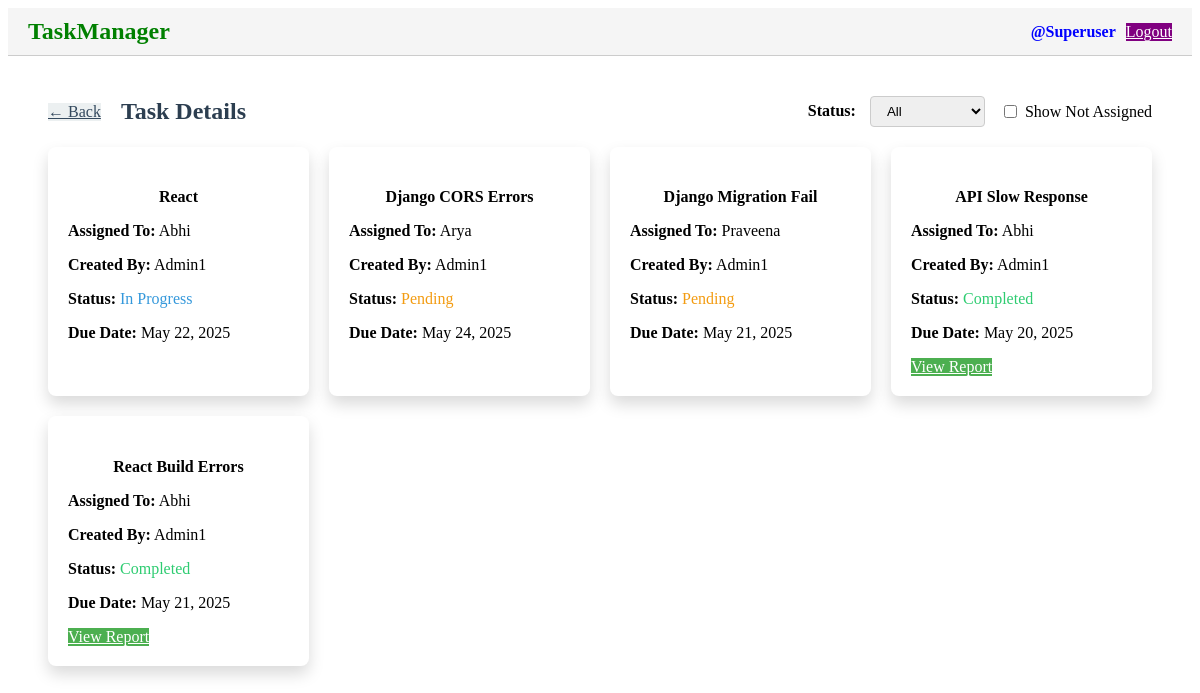
/adminpanel/tasks/ (signed in), run on the app's committed database.
### taskmanager/models.py (models this page shows, shortened)
class CustomUser(AbstractBaseUser,PermissionsMixin):
    id = models.UUIDField(primary_key=True, default=uuid.uuid4, editable=False)
    username = models.CharField(max_length=30, unique=True, null=False, blank=False)
    password = models.CharField(max_length=30, null=False)
    role = models.CharField(max_length=30, choices=Role.choices, default=Role.USER)
    is_active = models.BooleanField(default=True)
    is_staff = models.BooleanField(default=False)
    is_superuser=models.BooleanField(default=False)
    USERNAME_FIELD = 'username'
    REQUIRED_FIELDS = []
    objects = CustomUserManager()

class Task(models.Model):
    id = models.UUIDField(primary_key=True, default=uuid.uuid4, editable=False)
    title = models.CharField(max_length=255)
    description = models.TextField()
    assigned_to = models.ForeignKey(CustomUser, on_delete=models.CASCADE, related_name='assigned_tasks',null=True,blank=True)
    created_by = models.ForeignKey(CustomUser, on_delete=models.SET_NULL, null=True, blank=True, related_name='created_tasks')
    due_date = models.DateField()
    status = models.CharField(max_length=20, choices=StatusChoices.choices, default=StatusChoices.PENDING)
    completion_report = models.TextField(blank=True, null=True)
    worked_hours = models.PositiveIntegerField(blank=True, null=True)

### taskmanager/views/task_views.py (the view)
# urls.py: path('adminpanel/tasks/', task_list, name='task_list'),
@login_required
def task_list(request):
    if request.user.role not in [Role.ADMIN, Role.SUPERUSER]:
        return render(request, "login.html", {"error": "Unauthorized access"})
    tasks = Task.objects.all().select_related('assigned_to')
    return render(request, "task_details.html", {"tasks": tasks})

### taskmanager/templates/task_details.html (shortened to what this page needs)
{% extends "base.html" %}
{% load static %}
{% block content %}
<div class="task-page">
  <div class="task-header">
    <div class="task-header-left">
      <a href="{% url 'admin_panel' %}" class="mui-btn mui-btn--raised back-btn">← Back</a>
      <h2 class="task-title">Task Details</h2>
    </div>
    <div class="task-header-right">
      <div class="filter-group">
        <label for="statusFilter"><strong>Status:</strong></label>
        <select id="statusFilter" class="mui-select">
          <option value="All">All</option>
        </select>
      </div>
      <label class="checkbox-label">
        <input type="checkbox" id="notAssignedOnly"> Show Not Assigned
      </label>
    </div>
  </div>
  <div class="task-grid">
    {% for task in tasks %}
    <div class="task-card"
         data-status="{{ task.status|lower }}"
         data-assigned="{% if task.assigned_to %}assigned{% else %}none{% endif %}">
      <h4 class="task-title-centered">{{ task.title }}</h4>
      <p><strong>Assigned To:</strong> {{ task.assigned_to.username|default:"Not Assigned" }}</p>
      <p><strong>Created By:</strong> {{ task.created_by.username|default:"Unknown" }}</p>
      <p><strong>Status:</strong>
        {% if task.status == "Pending" %}
          <span class="status-pending">Pending</span>
        {% elif task.status == "InProgress" %}
          <span class="status-inprogress">In Progress</span>
        {% elif task.status == "Completed" %}
          <span class="status-completed">Completed</span>
        {% endif %}
      </p>
      <p><strong>Due Date:</strong> {{ task.due_date }}</p>
      <div class="task-actions">
        {% if task.status == "Completed" %}
        <a href="#" class="mui-btn mui-btn--small mui-btn--raised view-report-btn">View Report</a>
        {% endif %}
      </div>
    </div>
    {% empty %}
    <p class="no-tasks-message">No tasks available.</p>
    {% endfor %}
  </div>
</div>
{% endblock %}

### taskmanager/templates/base.html (shortened to what this page needs)
{% load static %}
<!DOCTYPE html>
<html lang="en">
<head>
    <link href="{% static 'css/login.css' %}" rel="stylesheet">
    <link href="https://cdn.muicss.com/mui-0.10.3/css/mui.min.css" rel="stylesheet">
    <link href="{% static 'css/style.css' %}" rel="stylesheet">
</head>
<body>
    <div class="top-nav">
        <h2 class="logo">TaskManager</h2>
        {% if request.user.is_authenticated %}
        <div class="user-info">
            <span class="username">@{{ request.user.username }}</span>
            <a href="{% url 'logout' %}" class="mui-btn mui-btn--raised logout-btn">Logout</a>
        </div>
        {% endif %}
    </div>
    {% block content %}{% endblock %}
</body>
</html>

### taskmanager/static/css/style.css (style rules this page uses)
.top-nav { display: flex; justify-content: space-between; align-items: center; padding: 10px 20px; background: #f5f5f5; border-bottom: 1px solid #ccc; }
.logo { color: green; margin: 0; }
.user-info { display: flex; align-items: center; gap: 10px; }
.username { font-weight: bold; color: blue; }
.logout-btn { background-color: purple; color: white; }
.back-btn { background-color: #ecf0f1; color: #34495e; }
.task-page { margin: 40px; }
.task-header { display: flex; justify-content: space-between; align-items: center; flex-wrap: wrap; gap: 20px; margin-bottom: 20px; }
.task-header-left { display: flex; align-items: center; gap: 20px; flex-wrap: wrap; }
.task-title { color: #2c3e50; margin: 0; font-weight: 700; }
.task-header-right { display: flex; align-items: center; gap: 15px; flex-wrap: wrap; }
.filter-group select { margin-left: 10px; padding: 6px 12px; border-radius: 4px; border: 1px solid #ccc; }
.checkbox-label { display: flex; align-items: center; gap: 5px; }
.task-grid { display: grid; grid-template-columns: repeat(auto-fill, minmax(250px, 1fr)); gap: 20px; }
.task-card { background: #fff; border-radius: 8px; box-shadow: 0 8px 16px rgba(0,0,0,0.15); padding: 20px; }
.status-pending { color: #f39c12; }
.status-inprogress { color: #3498db; }
.status-completed { color: #2ecc71; }
.task-actions { display: flex; gap: 10px; margin-top: 15px; }

### taskmanager/templates/task_details.html (style rules this page uses)
.task-title-centered { font-weight: bold; text-align: center; margin-bottom: 10px; }
.view-report-btn { background-color: #4CAF50 !important; color: white !important; border: none; }

### data on the page
CustomUser: user.username "Superuser"
Task: title "React", assigned_to.username "Abhi", created_by.username "Admin1", status "In Progress", due_date "May 22, 2025"
Task: title "Django CORS Errors", assigned_to.username "Arya", created_by.username "Admin1", status "Pending", due_date "May 24, 2025"
Task: title "Django Migration Fail", assigned_to.username "Praveena", created_by.username "Admin1", status "Pending", due_date "May 21, 2025"
Task: title "API Slow Response", assigned_to.username "Abhi", created_by.username "Admin1", status "Completed", due_date "May 20, 2025"
Task: title "React Build Errors", assigned_to.username "Abhi", created_by.username "Admin1", status "Completed", due_date "May 21, 2025"
